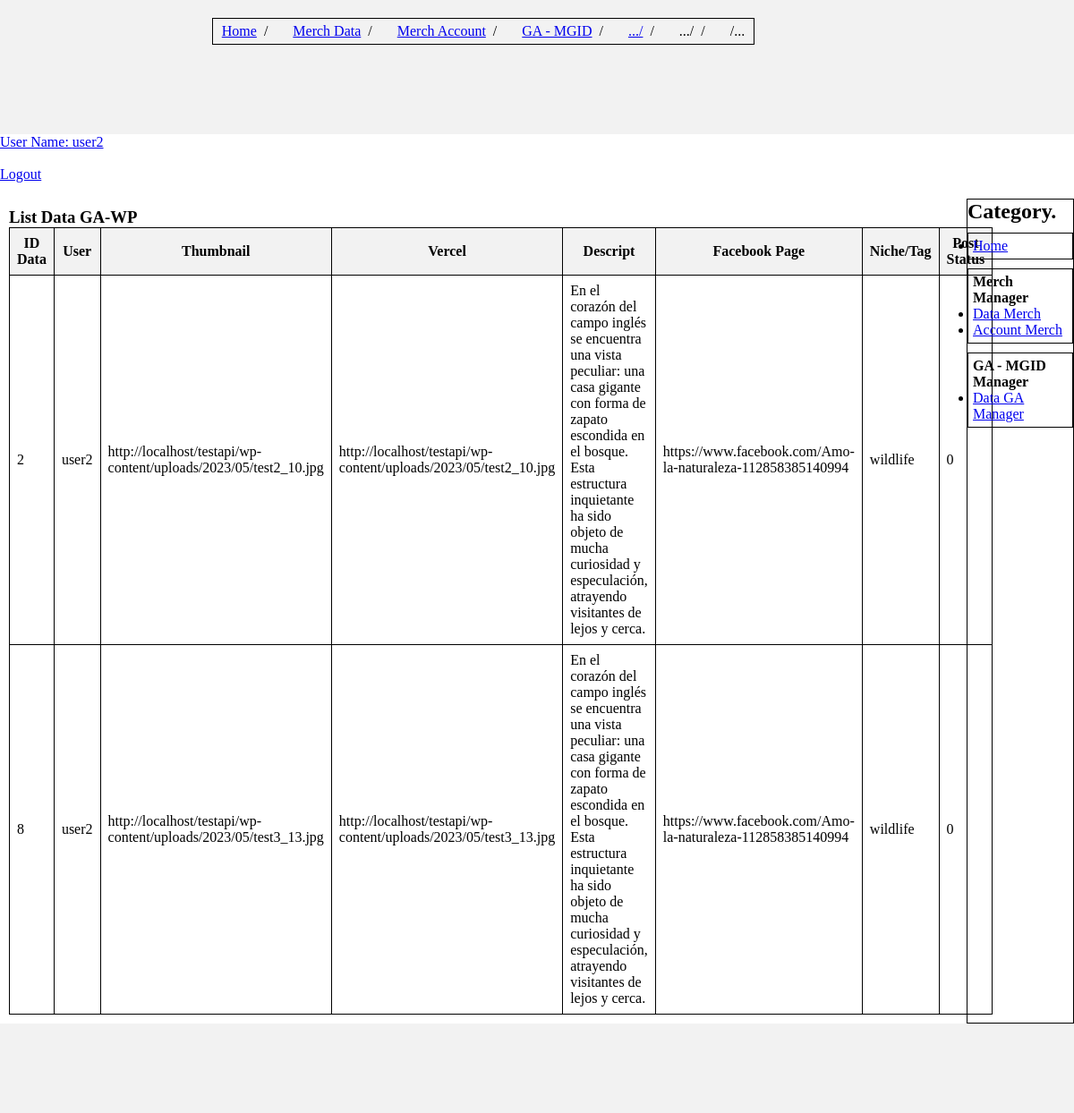
/gadsense/gadata.php (signed in), run on the app's committed database.
### tables this page shows
CREATE TABLE `data` (
  `id` varchar(200) NOT NULL,
  `user` text NOT NULL,
  `thumb_link` text NOT NULL,
  `vercel_link` text NOT NULL,
  `descript` text NOT NULL,
  `fb_page` text NOT NULL,
  `niche_tag` text NOT NULL,
  `post_status` int(11) NOT NULL
);

### gadsense/gadata.php (the view, shortened to what this page needs)
<?php require_once("../includes/connection.php"); ?>
<?php include "../includes/header.php" ?>
<?php
   if (isset($_SESSION['username']) && $_SESSION['username']){
       echo '<a href="../index.php"> User Name:  '.$_SESSION['username'].'</a>'."<br/>";
       echo '<a href="../logout.php">Logout</a>'."<br/>";
       	$role_sql = "select role from user where user = '".$_SESSION['username']."'";
       	$role_result = $conn->query($role_sql);
       	$data_role = $role_result->fetch_assoc();
       	if($data_role["role"] == "admin"){
       		$sql = "select * from user";
			$result = $conn->query($sql);
			$sql2 = "select * from data";
       	}
       	else{
			$sql2 = "select * from data where user = '".$_SESSION['username']."'";
       	}
   }
   else{
       echo 'Bạn chưa đăng nhập';
       header('Location: login.php');
   }
?>
	<main>
    	<div class="table-container">
    		<h3>List Data GA-WP</h3>
            <table>
            	<thead>
	                <tr>
				        <th>ID Data</th>
				        <th>User</th>
				        <th>Thumbnail</th>
				        <th>Vercel</th>
				        <th>Descript</th>
				        <th>Facebook Page</th>
				        <th>Niche/Tag</th>
				        <th>Post Status</th>
				      </tr>
                </thead>
			    <tbody>
			    <?php
		        	$result2 = $conn->query($sql2);
		    		if ($result2->num_rows > 0) {
					  while($row2 = $result2->fetch_assoc()) {
					    echo "<tr>";
					    echo "<td>".$row2["id"]."</td>";
			        	echo "<td>".$row2["user"]."</td>";
			        	echo "<td>".$row2["thumb_link"]."</td>";
			        	echo "<td>".$row2["vercel_link"]."</td>";
			        	echo "<td>".$row2["descript"]."</td>";
			        	echo "<td>".$row2["fb_page"]."</td>";
			        	echo "<td>".$row2["niche_tag"]."</td>";
			        	echo "<td>".$row2["post_status"]."</td>";
					    echo "</tr>";
					  }
					} else {
					  echo "0 results";
					}
		    	?>
			    </tbody>
            </table>
        </div>
        <div class="sidebar">
		    <h2>Category.</h2>
		    <?php include "../includes/right.php" ?>
		</div>
    </main>
<?php include "../includes/footer.php" ?>

### style/style2.css (style rules this page uses)
* { margin: 0; padding: 0; box-sizing: border-box; }
body { display: flex; flex-direction: column; min-height: 100vh; }
main { flex: 1; display: flex; }
.table-container { width: 90%; padding: 10px; }
.sidebar { border: 1px; border-color: black; border-style: solid; }
table { border-collapse: collapse; width: 100%; }
th, td { border: 1px solid black; padding: 8px; }
th { background-color: #f2f2f2; }

### data on the page
data: id "2", user "user2", thumb_link "http://localhost/testapi/wp-content/uploads/2023/05/test2_10.jpg", vercel_link "http://localhost/testapi/wp-content/uploads/2023/05/test2_10.jpg", descript "En el corazón del campo inglés se encuentra una vista peculiar: una casa gigante con forma de zapato escondida en el bosque. Esta estructura inquietante ha sido objeto de mucha curiosidad y especulación, atrayendo visitantes de lejos y cerca.", fb_page "https://www.facebook.com/Amo-la-naturaleza-112858385140994", niche_tag "wildlife", post_status "0"
data: id "8", user "user2", thumb_link "http://localhost/testapi/wp-content/uploads/2023/05/test3_13.jpg", vercel_link "http://localhost/testapi/wp-content/uploads/2023/05/test3_13.jpg", descript "En el corazón del campo inglés se encuentra una vista peculiar: una casa gigante con forma de zapato escondida en el bosque. Esta estructura inquietante ha sido objeto de mucha curiosidad y especulación, atrayendo visitantes de lejos y cerca.", fb_page "https://www.facebook.com/Amo-la-naturaleza-112858385140994", niche_tag "wildlife", post_status "0"

### other printed values
$_SESSION['username'] "user2"
